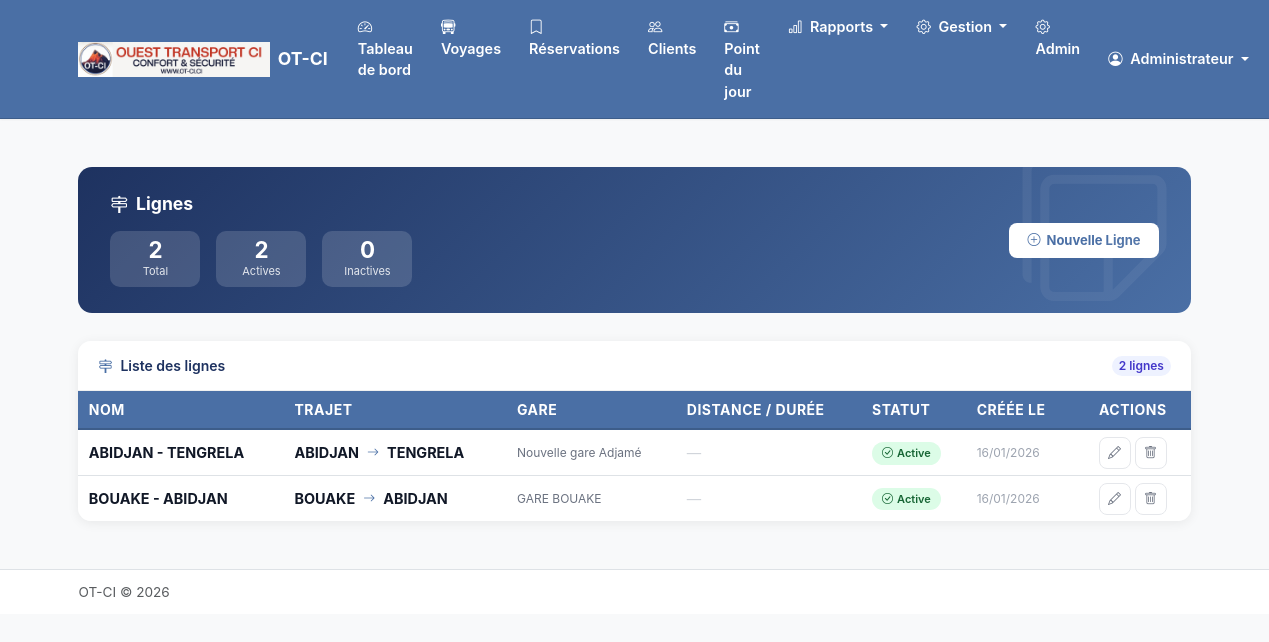
The page /lignes/ (signed in) on the database its author committed.
### apps/compagnie/models.py (models this page shows, shortened)
class Compagnie(models.Model):
    nom = models.CharField(max_length=200, verbose_name="Nom de la compagnie")
    logo = models.ImageField(
        upload_to='logos/',
        blank=True,
        null=True,
        verbose_name="Logo"
    )
    nom_pdg = models.CharField(max_length=200, verbose_name="Nom du PDG")
    adresse = models.TextField(blank=True, verbose_name="Adresse")
    telephone = models.CharField(max_length=20, blank=True, verbose_name="Téléphone")
    email = models.EmailField(blank=True, verbose_name="Email")
    utiliser_souche = models.BooleanField(
        default=False,
        verbose_name="Imprimer avec souche",
        help_text="Si activé, chaque ticket payé sera imprimé avec une souche détachable pour la compagnie"
    )
    date_creation = models.DateTimeField(auto_now_add=True)
    date_modification = models.DateTimeField(auto_now=True)
    class Meta:
        verbose_name = "Compagnie"
        verbose_name_plural = "Compagnie"
    @classmethod
    def get_instance(cls):
        return cls.objects.first()

### apps/personnel/models.py (models this page shows, shortened)
class Utilisateur(AbstractUser):
    ROLE_CHOICES = [
        ('pdg', 'PDG'),
        ('super_admin', 'Super Administrateur'),
        ('manager', 'Manager'),
        ('chef_gare', 'Chef de Gare'),
        ('guichetier', 'Guichetier'),
    ]
    nom_complet = models.CharField(max_length=200, verbose_name="Nom complet")
    telephone = models.CharField(max_length=20, blank=True, verbose_name="Téléphone")
    role = models.CharField(
        max_length=20,
        choices=ROLE_CHOICES,
        default='guichetier',
        verbose_name="Rôle"
    )
    gare = models.ForeignKey(
        'gares.Gare',
        on_delete=models.SET_NULL,
        null=True,
        blank=True,
        related_name='utilisateurs',
        verbose_name="Gare"
    )
    actif = models.BooleanField(default=True, verbose_name="Actif")
    date_creation = models.DateTimeField(auto_now_add=True)
    date_modification = models.DateTimeField(auto_now=True)
    objects = UtilisateurManager()
    EMAIL_FIELD = 'email'
    USERNAME_FIELD = 'username'
    REQUIRED_FIELDS = ['nom_complet']
    class Meta:
        verbose_name = "Utilisateur"
        verbose_name_plural = "Utilisateurs"
        ordering = ['nom_complet']
    @property
    def is_super_admin(self):
        return self.role == 'super_admin'
    @property
    def has_global_access(self):
        return self.role in ['pdg', 'super_admin', 'manager']

### apps/lignes/models.py (models this page shows, shortened)
class Ligne(models.Model):
    nom = models.CharField(
        max_length=200,
        verbose_name="Nom de la ligne",
        help_text="Ex: Conakry - Kindia"
    )
    gare = models.ForeignKey(
        'gares.Gare',
        on_delete=models.CASCADE,
        related_name='lignes',
        verbose_name="Gare",
        help_text="Gare de départ de cette ligne",
        null=True,
        blank=True
    )
    ville_depart = models.CharField(max_length=100, verbose_name="Ville de départ")
    ville_arrivee = models.CharField(max_length=100, verbose_name="Ville d'arrivée")
    distance_km = models.PositiveIntegerField(
        blank=True,
        null=True,
        verbose_name="Distance (km)"
    )
    duree_estimee = models.DurationField(
        blank=True,
        null=True,
        verbose_name="Durée estimée",
        help_text="Format: HH:MM:SS"
    )
    compagnie = models.ForeignKey(
        'compagnie.Compagnie',
        on_delete=models.CASCADE,
        related_name='lignes',
        verbose_name="Compagnie"
    )
    active = models.BooleanField(default=True, verbose_name="Active")
    date_creation = models.DateTimeField(auto_now_add=True)
    date_modification = models.DateTimeField(auto_now=True)
    class Meta:
        verbose_name = "Ligne"
        verbose_name_plural = "Lignes"
        ordering = ['nom']
        unique_together = ['ville_depart', 'ville_arrivee', 'gare']

### apps/gares/models.py (models this page shows, shortened)
class Gare(models.Model):
    nom = models.CharField(max_length=200, verbose_name="Nom de la gare")
    code = models.CharField(
        max_length=10,
        unique=True,
        verbose_name="Code",
        help_text="Code unique pour la numérotation des tickets (ex: CKY, KND)"
    )
    ville = models.CharField(max_length=100, verbose_name="Ville")
    adresse = models.TextField(blank=True, verbose_name="Adresse")
    telephone = models.CharField(max_length=20, blank=True, verbose_name="Téléphone")
    compagnie = models.ForeignKey(
        'compagnie.Compagnie',
        on_delete=models.CASCADE,
        related_name='gares',
        verbose_name="Compagnie"
    )
    active = models.BooleanField(default=True, verbose_name="Active")
    date_creation = models.DateTimeField(auto_now_add=True)
    date_modification = models.DateTimeField(auto_now=True)
    dernier_numero_ticket = models.PositiveIntegerField(
        default=0,
        verbose_name="Dernier numéro de ticket"
    )
    mois_dernier_ticket = models.CharField(
        max_length=6,
        blank=True,
        default='',
        verbose_name="Mois du dernier ticket",
        help_text="Format YYYYMM pour la réinitialisation mensuelle"
    )
    class Meta:
        verbose_name = "Gare"
        verbose_name_plural = "Gares"
        ordering = ['nom']

### apps/lignes/views.py (the view)
# urls.py: path('', views.LigneListView.as_view(), name='ligne_list'),
class LigneListView(AdminRequiredMixin, ListView):
    model = Ligne
    template_name = 'lignes/ligne_list.html'
    context_object_name = 'lignes'
    def get_queryset(self):
        return Ligne.objects.all().order_by('ville_depart', 'ville_arrivee')
    def get_context_data(self, **kwargs):
        context = super().get_context_data(**kwargs)
        qs = self.get_queryset()
        context['nb_actives'] = qs.filter(active=True).count()
        context['nb_inactives'] = qs.filter(active=False).count()
        return context

### templates/lignes/ligne_list.html (shortened to what this page needs)
{% extends 'base.html' %}
{% block content %}
<div class="container py-4">
    <div class="page-header d-flex justify-content-between align-items-center flex-wrap gap-3">
        <div>
            <h4><i class="bi bi-signpost-2 me-2"></i>Lignes</h4>
            <div class="d-flex gap-3 mt-3 flex-wrap">
                <div class="header-stat">
                    <div class="hs-val">{{ lignes|length }}</div>
                    <div class="hs-lbl">Total</div>
                </div>
                <div class="header-stat">
                    <div class="hs-val">{{ nb_actives }}</div>
                    <div class="hs-lbl">Actives</div>
                </div>
                <div class="header-stat">
                    <div class="hs-val">{{ nb_inactives }}</div>
                    <div class="hs-lbl">Inactives</div>
                </div>
            </div>
        </div>
        <a href="{% url 'lignes:ligne_create' %}" class="btn-header primary">
            <i class="bi bi-plus-circle"></i> Nouvelle Ligne
        </a>
    </div>
    <div class="ligne-card">
        <div class="table-header">
            <span><i class="bi bi-signpost-2 me-2" style="color:var(--color-accent)"></i>Liste des lignes</span>
            <span class="badge rounded-pill" style="background:#eef2ff;color:#4338ca;font-size:12px;font-weight:600">
                {{ lignes|length }} ligne{{ lignes|length|pluralize }}
            </span>
        </div>
        {% if lignes %}
        <div class="table-responsive">
            <table class="table l-table mb-0">
                <thead>
                    <tr>
                        <th>Nom</th>
                        <th>Trajet</th>
                        <th>Gare</th>
                        <th>Distance / Durée</th>
                        <th>Statut</th>
                        <th>Créée le</th>
                        <th class="text-end pe-4">Actions</th>
                    </tr>
                </thead>
                <tbody>
                    {% for ligne in lignes %}
                    <tr>
                        <td style="font-weight:700;color:#111827;">{{ ligne.nom }}</td>
                        <td>
                            <div class="trajet-cell">
                                {{ ligne.ville_depart }}
                                <i class="bi bi-arrow-right trajet-arrow"></i>
                                {{ ligne.ville_arrivee }}
                            </div>
                        </td>
                        <td style="color:#6b7280;font-size:12px;">{{ ligne.gare.nom|default:"—" }}</td>
                        <td>
                            {% if not ligne.distance_km and not ligne.duree_estimee %}
                                <span style="color:#d1d5db;">—</span>
                            {% endif %}
                        </td>
                        <td>
                            {% if ligne.active %}
                                <span class="statut-actif"><i class="bi bi-check-circle"></i> Active</span>
                            {% else %}
                                <span class="statut-inactif"><i class="bi bi-x-circle"></i> Inactive</span>
                            {% endif %}
                        </td>
                        <td style="color:#9ca3af;font-size:12px;">{{ ligne.date_creation|date:"d/m/Y" }}</td>
                        <td class="text-end pe-4">
                            <div class="d-flex gap-1 justify-content-end">
                                <a href="{% url 'lignes:ligne_update' ligne.pk %}"
                                   class="btn-action edit" title="Modifier">
                                    <i class="bi bi-pencil"></i>
                                </a>
                                <a href="{% url 'lignes:ligne_delete' ligne.pk %}"
                                   class="btn-action del" title="Supprimer">
                                    <i class="bi bi-trash"></i>
                                </a>
                            </div>
                        </td>
                    </tr>
                    {% endfor %}
                </tbody>
            </table>
        </div>
        {% endif %}
    </div>
</div>
{% endblock %}

### templates/base.html (shortened to what this page needs)
{% load static %}
<!DOCTYPE html>
<html lang="fr">
<head>
    <link href="https://cdn.jsdelivr.net/npm/bootstrap@5.3.2/dist/css/bootstrap.min.css" rel="stylesheet">
    <link href="https://cdn.jsdelivr.net/npm/bootstrap-icons@1.11.1/font/bootstrap-icons.css" rel="stylesheet">
    <link href="{% static 'css/custom.css' %}" rel="stylesheet">
</head>
<body>
    <nav class="navbar navbar-expand-lg navbar-dark sticky-top">
        <div class="container">
            <a class="navbar-brand d-flex align-items-center" href="{% url 'guichet:dashboard' %}">
                {% if compagnie and compagnie.logo %}
                    <img src="{{ compagnie.logo.url }}" alt="Logo" height="35" class="me-2">
                {% endif %}
                <span>{% if compagnie %}{{ compagnie.nom }}{% else %}Gestion Billetterie{% endif %}</span>
            </a>
            <div class="collapse navbar-collapse" id="navbarNav">
                {% if user.is_authenticated %}
                <ul class="navbar-nav me-auto">
                    <li class="nav-item">
                        <a class="nav-link {% if request.resolver_match.url_name == 'dashboard' %}active{% endif %}"
                           href="{% url 'guichet:dashboard' %}">
                            <i class="bi bi-speedometer2 me-1"></i> Tableau de bord
                        </a>
                    </li>
                    <li class="nav-item">
                        <a class="nav-link {% if request.resolver_match.url_name == 'voyage_list' %}active{% endif %}"
                           href="{% url 'guichet:voyage_list' %}">
                            <i class="bi bi-bus-front me-1"></i> Voyages
                        </a>
                    </li>
                    <li class="nav-item">
                        <a class="nav-link {% if request.resolver_match.url_name == 'reservations' %}active{% endif %}"
                           href="{% url 'guichet:reservations' %}">
                            <i class="bi bi-bookmark me-1"></i> Réservations
                        </a>
                    </li>
                    <li class="nav-item">
                        <a class="nav-link {% if 'clients' in request.path %}active{% endif %}"
                           href="{% url 'clients:client_list' %}">
                            <i class="bi bi-people me-1"></i> Clients
                        </a>
                    </li>
                    <li class="nav-item">
                        <a class="nav-link {% if 'comptabilite' in request.path %}active{% endif %}"
                           href="{% url 'comptabilite:point_journalier' %}">
                            <i class="bi bi-cash-stack me-1"></i> Point du jour
                        </a>
                    </li>
                    <li class="nav-item dropdown">
                        <a class="nav-link dropdown-toggle" href="#" data-bs-toggle="dropdown">
                            <i class="bi bi-bar-chart me-1"></i> Rapports
                        </a>
                    </li>
                    <li class="nav-item dropdown">
                        <a class="nav-link dropdown-toggle" href="#" data-bs-toggle="dropdown">
                            <i class="bi bi-gear me-1"></i> Gestion
                        </a>
                    </li>
                    {% if user.is_superuser %}
                    <li class="nav-item">
                        <a class="nav-link" href="{% url 'admin:index' %}">
                            <i class="bi bi-gear me-1"></i> Admin
                        </a>
                    </li>
                    {% endif %}
                </ul>
                <ul class="navbar-nav">
                    <li class="nav-item dropdown">
                        <a class="nav-link dropdown-toggle" href="#" data-bs-toggle="dropdown">
                            <i class="bi bi-person-circle me-1"></i>
                            {{ user.nom_complet|default:user.username }}
                        </a>
                    </li>
                </ul>
                {% endif %}
            </div>
        </div>
    </nav>
    <main class="py-4">
        {% block content %}{% endblock %}
    </main>
    <footer class="py-3 mt-auto border-top bg-white">
        <div class="container">
            <div class="d-flex justify-content-between align-items-center">
                <span class="text-muted">
                    {% if compagnie %}{{ compagnie.nom }}{% else %}Gestion Billetterie{% endif %} &copy; {% now "Y" %}
                </span>
            </div>
        </div>
    </footer>
</body>
</html>

### rows shown on the page
Compagnie: logo (picture), nom "OT-CI"
Utilisateur: nom_complet "Administrateur"
Ligne: nom "ABIDJAN - TENGRELA", ville_depart "ABIDJAN", ville_arrivee "TENGRELA", gare.nom "Nouvelle gare Adjamé", active True (drawn), date_creation "16/01/2026"
Ligne: nom "BOUAKE - ABIDJAN", ville_depart "BOUAKE", ville_arrivee "ABIDJAN", gare.nom "GARE BOUAKE", active True (drawn), date_creation "16/01/2026"

### other values the page prints
{{ lignes|length }} "2"
{{ nb_actives }} "2"
{{ nb_inactives }} "0"
